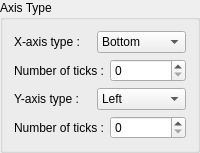
               <widget class="QGroupBox" name="groupBox_9">
                <property name="title">
                 <string>Axis Type</string>
                </property>
                <layout class="QVBoxLayout" name="verticalLayout_16">
                 <item>
                  <layout class="QHBoxLayout" name="horizontalLayout_20">
                   <property name="topMargin">
                    <number>0</number>
                   </property>
                   <item>
                    <widget class="QLabel" name="label_21">
                     <property name="text">
                      <string>X-axis type :</string>
                     </property>
                    </widget>
                   </item>
                   <item>
                    <widget class="QComboBox" name="comboBox_5">
                     <property name="toolTip">
                      <string>Choose between diferent modes for the x-axis position.</string>
                     </property>
                     <item>
                      <property name="text">
                       <string>Bottom</string>
                      </property>
                     </item>
                     <item>
                      <property name="text">
                       <string>Top</string>
                      </property>
                     </item>
                     <item>
                      <property name="text">
                       <string>Both</string>
                      </property>
                     </item>
                     <item>
                      <property name="text">
                       <string>Borderless</string>
                      </property>
                     </item>
                    </widget>
                   </item>
                  </layout>
                 </item>
                 <item>
                  <layout class="QHBoxLayout" name="horizontalLayout_24">
                   <property name="topMargin">
                    <number>0</number>
                   </property>
                   <item>
                    <widget class="QLabel" name="label_25">
                     <property name="text">
                      <string>Number of ticks :</string>
                     </property>
                    </widget>
                   </item>
                   <item>
                    <widget class="QSpinBox" name="spinBox_9">
                     <property name="toolTip">
                      <string>&lt;html&gt;&lt;head/&gt;&lt;body&gt;&lt;p&gt;This value determines the approximate number of ticks for the x-axis. Please be aware that the resulting value might be vastly different, because it also depends on the size of the graph. This is espeacially true for bigger numbers.&lt;/p&gt;&lt;/body&gt;&lt;/html&gt;</string>
                     </property>
                    </widget>
                   </item>
                  </layout>
                 </item>
                 <item>
                  <layout class="QHBoxLayout" name="horizontalLayout_21">
                   <property name="topMargin">
                    <number>0</number>
                   </property>
                   <item>
                    <widget class="QLabel" name="label_22">
                     <property name="text">
                      <string>Y-axis type :</string>
                     </property>
                    </widget>
                   </item>
                   <item>
                    <widget class="QComboBox" name="comboBox_6">
                     <property name="toolTip">
                      <string>Choose between diferent modes for the y-axis position.</string>
                     </property>
                     <item>
                      <property name="text">
                       <string>Left</string>
                      </property>
                     </item>
                     <item>
                      <property name="text">
                       <string>Right</string>
                      </property>
                     </item>
                     <item>
                      <property name="text">
                       <string>Both</string>
                      </property>
                     </item>
                     <item>
                      <property name="text">
                       <string>Borderless</string>
                      </property>
                     </item>
                    </widget>
                   </item>
                  </layout>
                 </item>
                 <item>
                  <layout class="QHBoxLayout" name="horizontalLayout_35">
                   <property name="topMargin">
                    <number>0</number>
                   </property>
                   <item>
                    <widget class="QLabel" name="label_37">
                     <property name="text">
                      <string>Number of ticks :</string>
                     </property>
                    </widget>
                   </item>
                   <item>
                    <widget class="QSpinBox" name="spinBox_10">
                     <property name="toolTip">
                      <string>&lt;html&gt;&lt;head/&gt;&lt;body&gt;&lt;p&gt;This value determines the approximate number of ticks for the y-axis. Please be aware that the resulting value might be vastly different, because it also depends on the size of the graph. This is espeacially true for bigger numbers.&lt;/p&gt;&lt;/body&gt;&lt;/html&gt;</string>
                     </property>
                    </widget>
                   </item>
                  </layout>
                 </item>
                </layout>
               </widget>
